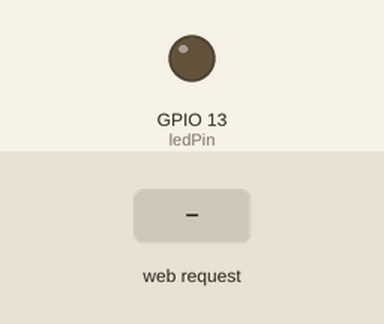
Recording of a sketch running on a simulated ESP8266 (NodeMCU). On the bench: output pins drawn as LEDs (lit = HIGH). The inputs (shaded band) are chosen by the test bench. WiFi joins after 1.5 s; servers stay silent unless stated; what the sketch prints to the serial monitor is not drawn.

Above: at 2.7 s.
2.8 s: HTTP request GET /LED-ACIK received
At 3.4 s:
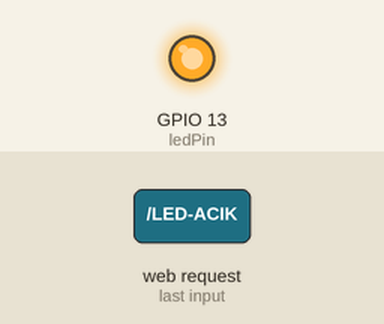
4.3 s: HTTP request GET /LED-KAPALI received
At 5.7 s:
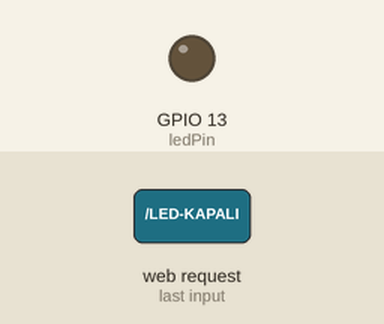
Timing chart, 0 to 7.3 s (numbered marks = the images above; inputs shaded):
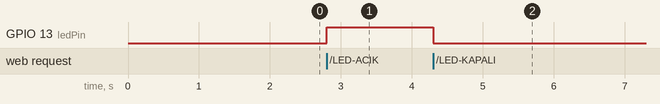

Measured:
- after the input at 2.8 s, GPIO 13 (ledPin): LOW → HIGH at once
- after the input at 4.3 s, GPIO 13 (ledPin): HIGH → LOW at once

The sketch:

nodemcu_server_led.ino
```cpp
#include <ESP8266WiFi.h>

const char* ssid = "Erhan_vod";
const char* password = "Nirvana.049";

int ledPin = 13; // GPIO13 ucu D7 ye karsılık gelir
WiFiServer server(80);

void setup() {
Serial.begin(115200);
delay(10);

pinMode(ledPin, OUTPUT);
digitalWrite(ledPin, LOW);

// Wifi bağlantısı
Serial.println();
Serial.println();
Serial.print("Baglaniyor");
Serial.println(ssid);

WiFi.begin(ssid, password);

while (WiFi.status() != WL_CONNECTED) {
delay(500);
Serial.print(".");
}
Serial.println("");
Serial.println("WiFi bagli");

// server baslatılıyor
server.begin();
Serial.println("Server Baslatildi");

// baglantı saglandıktan sonra serial monitorde bize ip adresini gösterecek
Serial.print("Baglanmak icin bu URL'yi kullanin: ");
Serial.print("http://");
Serial.print(WiFi.localIP());
Serial.println("/");

}

void loop() {
// bir clien istemci baglı olup olmadığını kontrol ediyoruz
WiFiClient client = server.available();
if (!client) {
return;
}

// client ın bir data gondermesini bekliyoruz
Serial.println("Yeni kisi ");
while(!client.available()){
delay(1);
}

// gelen istekleri okuyoruz
String request = client.readStringUntil('\r');
Serial.println(request);
client.flush();

int value = LOW;
if (request.indexOf("/LED-ACIK") != -1) {
digitalWrite(ledPin, HIGH);
value = HIGH;
}
if (request.indexOf("/LED-KAPALI") != -1) {
digitalWrite(ledPin, LOW);
value = LOW;
}

// bu kısımda html kodlarını internet arayüzüne yazıdırıyoruz.

client.println("HTTP/1.1 200 OK");
client.println("Content-Type: text/html");
client.println("");
client.println("<!DOCTYPE HTML>");
client.println("<html>");

client.print("Led suanda: ");

if(value == HIGH) {
client.print("ACIK");
} else {
client.print("KAPALI");
}
client.println("");
client.println("<a href=\"/LED-ACIK\"\"><button>ledi yak </button></a>");
client.println("<a href=\"/LED-KAPALI\"\"><button>ledi sondur </button></a>");
client.println("</html>");

delay(1);
Serial.println("Client disonnected");
Serial.println("");

}
```
